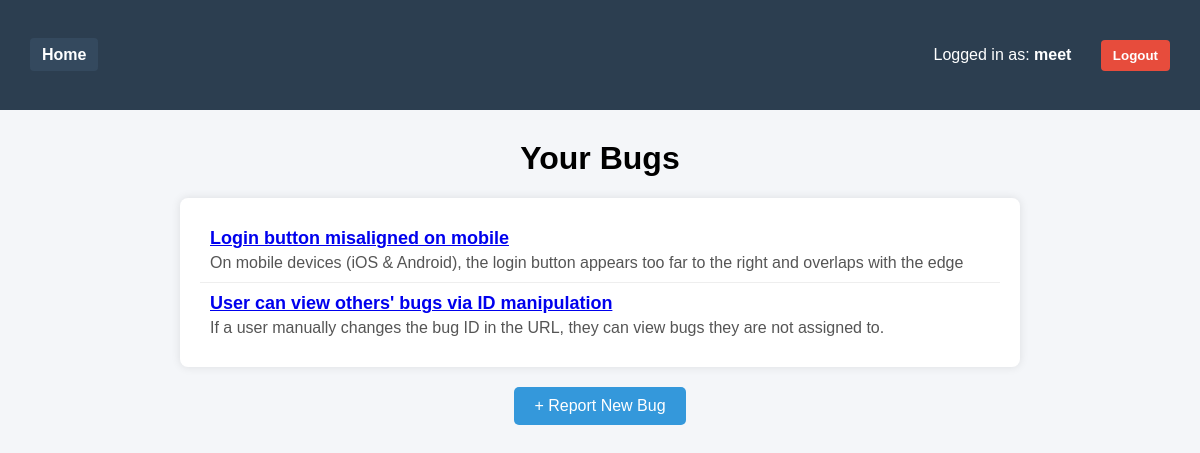
The app's page / (signed in) with its own data.
### bugtracker/models.py (models this page shows, shortened)
class Bug(models.Model):
    STATUS_CHOICES = [
        ('open', 'Open'),
        ('in_progress', 'In Progress'),
        ('closed', 'Closed'),
    ]
    title = models.CharField(max_length=255)
    description = models.TextField()
    status = models.CharField(max_length=20, choices=STATUS_CHOICES, default='open')
    created_by = models.ForeignKey(User, on_delete=models.CASCADE, related_name='created_bugs')
    assigned_to = models.ForeignKey(User, on_delete=models.SET_NULL, null=True, blank=True, related_name='assigned_bugs')
    created_at = models.DateTimeField(auto_now_add=True)
    updated_at = models.DateTimeField(auto_now=True)

### bugtracker/views.py (the view)
# urls.py: path('', BugListView.as_view(), name='bug_list'),  # default home view
class BugListView(LoginRequiredMixin, ListView):
    model = Bug
    template_name = 'bugtracker/bug_list.html'
    context_object_name = 'bugs'
    login_url = '/accounts/login/'   # 👈 Redirects to login if user not logged in
    def get_queryset(self):
        return Bug.objects.filter(
            Q(created_by=self.request.user) | Q(assigned_to=self.request.user)
        ).distinct()

### bugtracker/templates/bugtracker/bug_list.html (shortened to what this page needs)
<!DOCTYPE html>
<html lang="en">
<head>
</head>
<body>
<nav>
    <div class="nav-left">
        <a href="{% url 'bugtracker:bug_list' %}" style="background-color: #34495e;">Home</a>
    </div>
    <div class="nav-right">
        {% if user.is_authenticated %}
            <span style="color: white; margin-right: 15px;">
                Logged in as: <strong>{{ user.username }}</strong>
            </span>
            <form method="post" action="{% url 'logout' %}" style="display: inline;">
                <button type="submit" style="
                    background-color: #e74c3c;
                    color: white;
                    border: none;
                    padding: 8px 12px;
                    border-radius: 4px;
                    cursor: pointer;
                    font-weight: bold;
                ">Logout</button>
            </form>
        {% endif %}
    </div>
</nav>
<h1>Your Bugs</h1>
<div class="bug-container">
    {% if bugs %}
        {% for bug in bugs %}
            <div class="bug">
                <div class="bug-title">
                    <a href="{% url 'bugtracker:bug_detail' bug.pk %}">
                        {{ bug.title }}
                    </a>
                </div>
                <div class="bug-description">{{ bug.description }}</div>
            </div>
        {% endfor %}
    {% else %}
        <p style="text-align: center;">No bugs reported yet.</p>
    {% endif %}
</div>
<a class="create-button" href="{% url 'bugtracker:bug_create' %}">+ Report New Bug</a>
</body>
</html>

### bugtracker/templates/bugtracker/bug_list.html (style rules this page uses)
body { font-family: Arial, sans-serif; background-color: #f4f6f9; margin: 0; padding: 0; }
nav { background-color: #2c3e50; padding: 20px; display: flex; justify-content: space-between; align-items: center; height: 70px; }
.nav-left a, .nav-right a, .nav-right form button { color: white; text-decoration: none; margin: 0 10px; padding: 8px 12px; font-weight: bold; border-radius: 4px; transition: background 0.3s; }
.nav-right form { display: inline; }
h1 { text-align: center; margin-top: 30px; }
.bug-container { max-width: 800px; margin: 20px auto; background: white; border-radius: 8px; padding: 20px; box-shadow: 0 0 10px rgba(0,0,0,0.1); }
.bug { padding: 10px; border-bottom: 1px solid #eee; }
.bug:last-child { border-bottom: none; }
.bug-title { font-size: 18px; font-weight: bold; color: #333; }
.bug-description { margin-top: 5px; color: #555; }
.create-button { display: block; width: fit-content; margin: 20px auto; padding: 10px 20px; background-color: #3498db; color: white; border: none; border-radius: 5px; text-decoration: none; text-align: center; }

### records on screen
Bug: title "Login button misaligned on mobile", description "On mobile devices (iOS & Android), the login button appears too far to the right and overlaps with the edge"
Bug: title "User can view others' bugs via ID manipulation", description "If a user manually changes the bug ID in the URL, they can view bugs they are not assigned to."

### other values on screen
{{ user.username }} "meet"
